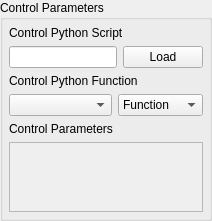
        <widget class="QGroupBox" name="control_parameters_groupbox">
         <property name="title">
          <string>Control Parameters</string>
         </property>
         <layout class="QVBoxLayout" name="verticalLayout_17">
          <property name="leftMargin">
           <number>6</number>
          </property>
          <property name="topMargin">
           <number>6</number>
          </property>
          <property name="rightMargin">
           <number>6</number>
          </property>
          <property name="bottomMargin">
           <number>6</number>
          </property>
          <item>
           <layout class="QVBoxLayout" name="control_script_vertical_layout">
            <item>
             <widget class="QLabel" name="control_script_label">
              <property name="text">
               <string>Control Python Script</string>
              </property>
             </widget>
            </item>
            <item>
             <layout class="QHBoxLayout" name="control_script_horizontal_layout">
              <item>
               <widget class="QLineEdit" name="control_script_file_path_input">
                <property name="sizePolicy">
                 <sizepolicy hsizetype="Minimum" vsizetype="Fixed">
                  <horstretch>0</horstretch>
                  <verstretch>0</verstretch>
                 </sizepolicy>
                </property>
                <property name="toolTip">
                 <string>&lt;html&gt;&lt;head/&gt;&lt;body&gt;&lt;p&gt;&lt;span style=&quot; font-weight:600;&quot;&gt;Control Python Script&lt;/span&gt;&lt;/p&gt;&lt;p&gt;Python script used to specify the control law.&lt;/p&gt;&lt;/body&gt;&lt;/html&gt;</string>
                </property>
                <property name="readOnly">
                 <bool>true</bool>
                </property>
               </widget>
              </item>
              <item>
               <widget class="QPushButton" name="control_script_load_file_button">
                <property name="toolTip">
                 <string>&lt;html&gt;&lt;head/&gt;&lt;body&gt;&lt;p&gt;&lt;span style=&quot; font-weight:600;&quot;&gt;Load&lt;/span&gt;&lt;/p&gt;&lt;p&gt;Opens a file dialog to load in a Python script containing the control law.&lt;/p&gt;&lt;/body&gt;&lt;/html&gt;</string>
                </property>
                <property name="text">
                 <string>Load</string>
                </property>
               </widget>
              </item>
             </layout>
            </item>
           </layout>
          </item>
          <item>
           <layout class="QVBoxLayout" name="control_function_layout">
            <item>
             <widget class="QLabel" name="control_function_label">
              <property name="text">
               <string>Control Python Function</string>
              </property>
             </widget>
            </item>
            <item>
             <layout class="QHBoxLayout" name="control_function_generator_layout">
              <item>
               <widget class="QComboBox" name="control_function_input">
                <property name="sizePolicy">
                 <sizepolicy hsizetype="MinimumExpanding" vsizetype="Fixed">
                  <horstretch>0</horstretch>
                  <verstretch>0</verstretch>
                 </sizepolicy>
                </property>
                <property name="toolTip">
                 <string>&lt;html&gt;&lt;head/&gt;&lt;body&gt;&lt;p&gt;&lt;span style=&quot; font-weight:600;&quot;&gt;Control Python Function&lt;/span&gt;&lt;/p&gt;&lt;p&gt;Selects the function or class in the Python script to use as the control law.&lt;/p&gt;&lt;/body&gt;&lt;/html&gt;</string>
                </property>
               </widget>
              </item>
              <item>
               <widget class="QComboBox" name="control_function_generator_selector">
                <property name="sizePolicy">
                 <sizepolicy hsizetype="Minimum" vsizetype="Fixed">
                  <horstretch>0</horstretch>
                  <verstretch>0</verstretch>
                 </sizepolicy>
                </property>
                <property name="toolTip">
                 <string>&lt;html&gt;&lt;head/&gt;&lt;body&gt;&lt;p&gt;&lt;span style=&quot; font-weight:600;&quot;&gt;Control Type&lt;/span&gt;&lt;/p&gt;&lt;p&gt;Select if the selected control law is a Function, Class, or Interactive Class. This should be detected automatically by inspection; users should not have to adjust this.&lt;/p&gt;&lt;/body&gt;&lt;/html&gt;</string>
                </property>
                <item>
                 <property name="text">
                  <string>Function</string>
                 </property>
                </item>
                <item>
                 <property name="text">
                  <string>Class</string>
                 </property>
                </item>
                <item>
                 <property name="text">
                  <string>Interactive</string>
                 </property>
                </item>
               </widget>
              </item>
             </layout>
            </item>
           </layout>
          </item>
          <item>
           <layout class="QVBoxLayout" name="control_parameters_layout">
            <item>
             <widget class="QLabel" name="control_parameters_label">
              <property name="text">
               <string>Control Parameters</string>
              </property>
             </widget>
            </item>
            <item>
             <widget class="QScrollArea" name="control_parameters_scroll_area">
              <property name="toolTip">
               <string>&lt;html&gt;&lt;head/&gt;&lt;body&gt;&lt;p&gt;&lt;span style=&quot; font-weight:600;&quot;&gt;Control Parameters&lt;/span&gt;&lt;/p&gt;&lt;p&gt;Any additional parameters needed by the control law are entered in this area.  This area will be automatically populated based on the extra arguments required by the control law.&lt;/p&gt;&lt;/body&gt;&lt;/html&gt;</string>
              </property>
              <property name="widgetResizable">
               <bool>true</bool>
              </property>
              <widget class="QWidget" name="control_parameters_widget">
               <property name="geometry">
                <rect>
                 <x>0</x>
                 <y>0</y>
                 <width>251</width>
                 <height>253</height>
                </rect>
               </property>
               <layout class="QFormLayout" name="control_parameters_widget_layout"/>
              </widget>
             </widget>
            </item>
           </layout>
          </item>
         </layout>
        </widget>
